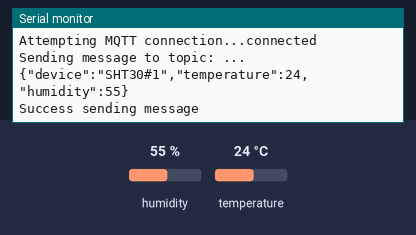
Simulated run of this sketch. Board: ESP8266 (Wemos D1 mini). Parts: the last lines printed to the serial monitor. Inputs (shaded band) come from the test bench; at power-on: humidity 55 %, temperature 24 °C. WiFi joins after 1.5 s; servers stay silent unless stated; no MQTT or app messages arrive unless stated.

Above: at 2.7 s.
2.8 s: humidity set to 22 %
At 12.5 s:
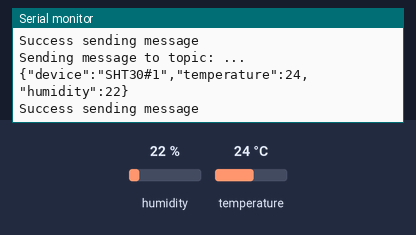
12.8 s: temperature set to 12 °C
At 22.1 s:
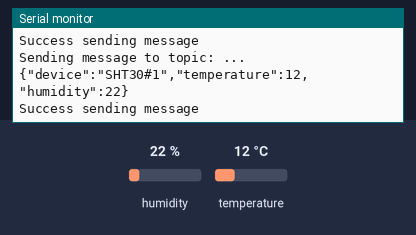
22.8 s: humidity set to 40 %
At 32.5 s:
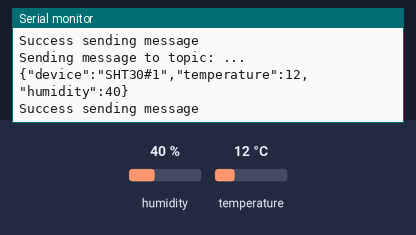
Timing chart, 0 to 34.0 s (numbered marks = the images above; inputs shaded):
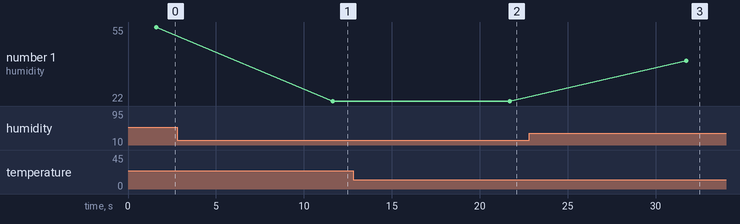

Measured:
- after the input at 2.8 s, the serial monitor: prints a new line after 8.8 s (image 1)
- after the input at 12.8 s, the serial monitor: prints a new line after 8.9 s (image 2)
- after the input at 22.8 s, the serial monitor: prints a new line after 8.9 s (image 3)
- plotted number 1: 55 → 22 after the input at 2.8 s, 22 → 40 after the input at 22.8 s

The sketch:

mqtt-sht30-sensor.ino
```cpp
#include <ArduinoJson.h>
#include <ESP8266WiFi.h>
#include <PubSubClient.h>
#include <WEMOS_SHT3X.h>

// Wifi constants
const char* wifi_ssid = "...";
const char* wifi_pass = "...";

// MQTT constants
const char* mqtt_server = "...";
const char* mqtt_topic = "...";
const int mqtt_port = 1883;
boolean retained = true;

// SHT30 object
SHT3X sht30(0x45);

// Wifi client object
WiFiClient espClient;

// PubSub object
PubSubClient client(espClient);

// Callback for mqtt client
void callback(char* topic, byte* payload, unsigned int length) {
  // handle message arrived
}

// Setup function
void setup() {
  //pinMode(BUILTIN_LED, OUTPUT);     // Initialize the BUILTIN_LED pin as an output
  Serial.begin(115200);
  setup_wifi();
  client.setServer(mqtt_server, mqtt_port);
  client.setCallback(callback);
}

// Wifi Setup function
void setup_wifi() {

  delay(10);
  // We start by connecting to a WiFi network
  Serial.println();
  Serial.print("Connecting to ");
  Serial.println(wifi_ssid);

  WiFi.mode(WIFI_STA);
  WiFi.begin(wifi_ssid, wifi_pass);

  while (WiFi.status() != WL_CONNECTED) {
    delay(500);
    Serial.print(".");
  }

  Serial.println("");
  Serial.println("WiFi connected");
  Serial.println("IP address: ");
  Serial.println(WiFi.localIP());
}

// Connect to MQTT broker function
void connect() {
  // Loop until we're connected
  while (!client.connected()) {
    Serial.print("Attempting MQTT connection...");
    // Attempt to connect
    if (client.connect("ESP8266Client_unit1")) {
      Serial.println("connected");
    } else {
      Serial.print("failed, rc=");
      Serial.print(client.state());
      Serial.println(" try again in 5 seconds");
      // Wait 5 seconds before retrying
      delay(5000);
    }
  }
}

// Loop
void loop() {
 if (!client.connected()) {
     connect();
  }

  sht30.get();

  StaticJsonBuffer<300> JSONbuffer;
  JsonObject& JSONencoder = JSONbuffer.createObject();
  char bufferTemp[10];
  char bufferHum[10];

  JSONencoder["device"] = "SHT30#1";
  JSONencoder["temperature"] = sht30.cTemp;
  JSONencoder["humidity"] = sht30.humidity;

  char JSONmessageBuffer[100];
  JSONencoder.printTo(JSONmessageBuffer, sizeof(JSONmessageBuffer));

  String messageTopic = "Sending message to topic: ";
  messageTopic += mqtt_topic;
  Serial.println(messageTopic);
  Serial.println(JSONmessageBuffer);
  if (client.publish(mqtt_topic, JSONmessageBuffer) == true) {
    Serial.println("Success sending message");
  } else {
    Serial.println("Error sending message");
  }

  client.loop();

  Serial.println();
  delay(10000);
}
```
